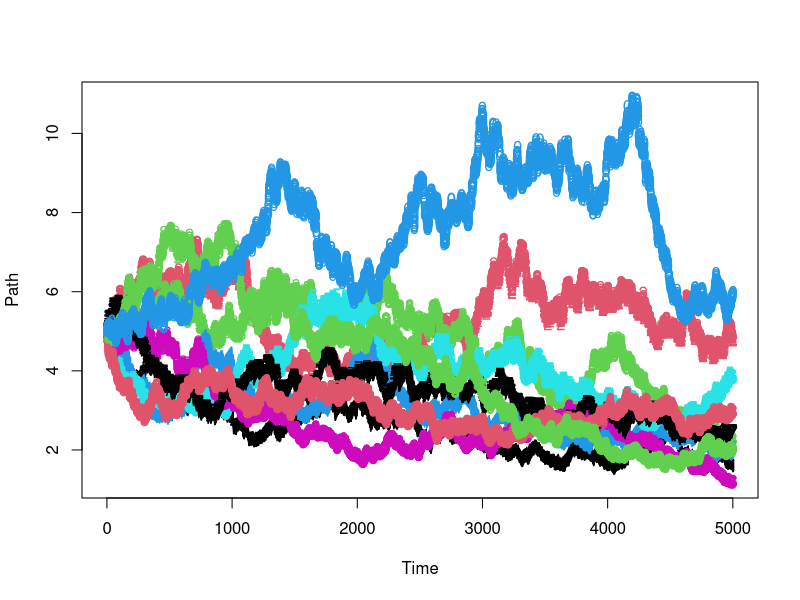
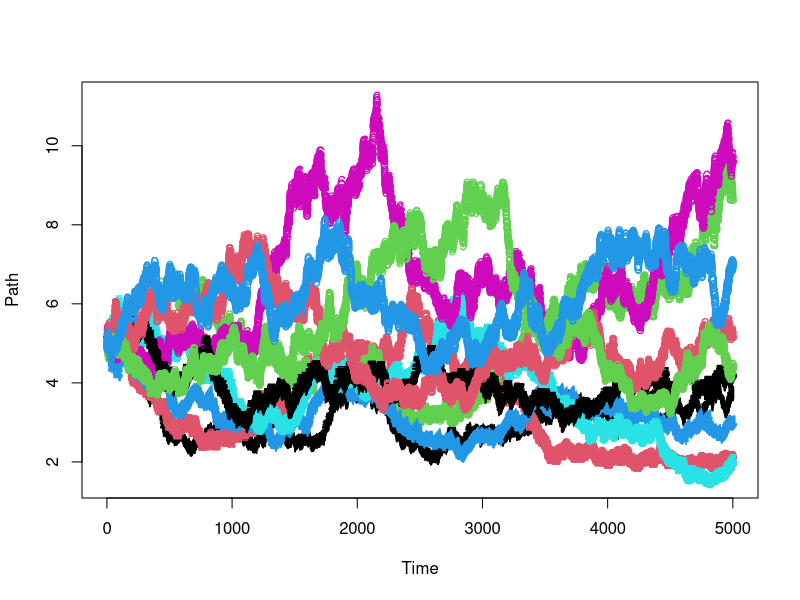
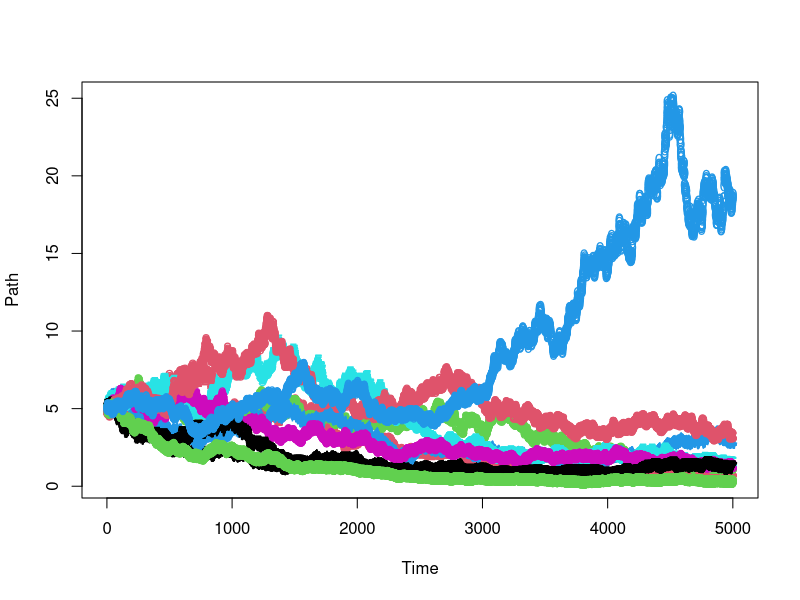
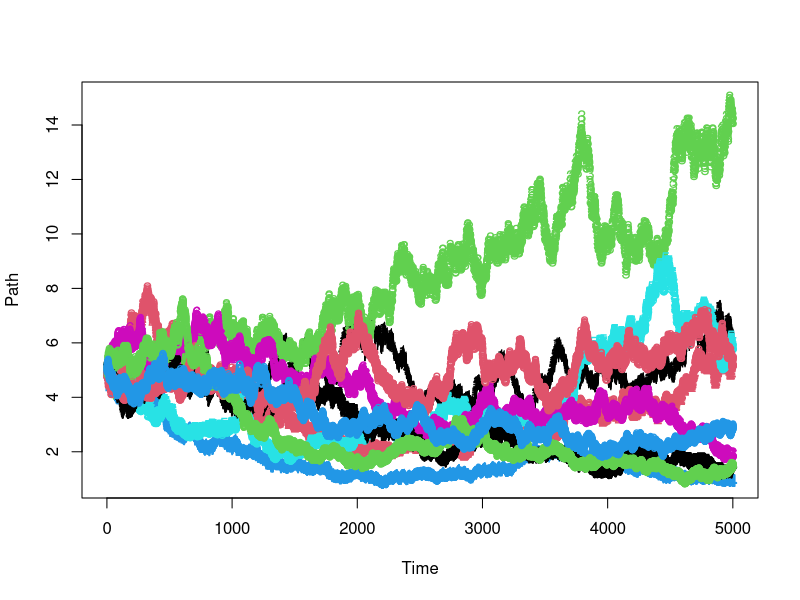

These charts were generated, in order, by the following R code:
paths<-10
count<-5000
interval<-5/count
sd<-c(0.3,0.4)
mean<-c(-0.06,0.06)

for(x in sd){
for(y in mean){
main_sample<-matrix(0,nrow=(count+1), ncol=paths)
for(i in 1:paths){
main_sample[1,i]<-5
for(j in 2:(count+1)){
main_sample[j,i]<-main_sample[j-1,i]*exp((y-(x^2)/2)*interval+x*rnorm(1)*(interval)^.5)
}
}
string<-paste("question1-mean=",toString(y),"variance=",toString(x^2),".png",sep="")
png(string)
matplot(main_sample,xlab="Time",ylab="Path")
}																				
}
